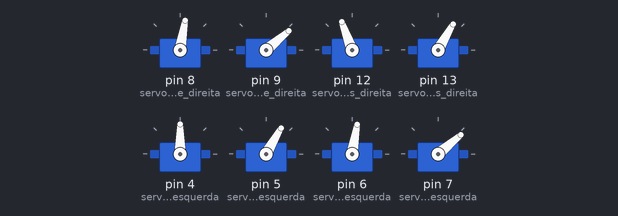
Bench run of a sketch on a simulated Arduino Uno, built with avr-gcc and run on an emulated ATmega328P. Parts: 8 × servo.

Above: at 0.05 s.
At 1.3 s:
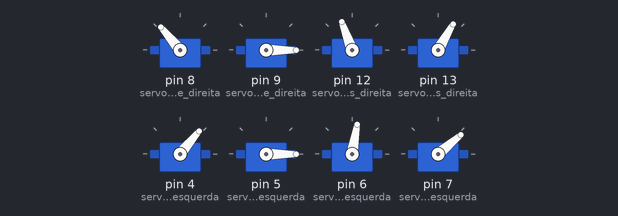
At 1.6 s:
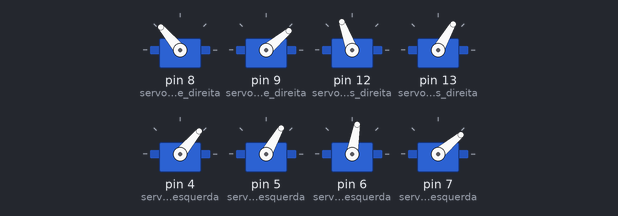
At 1.75 s:
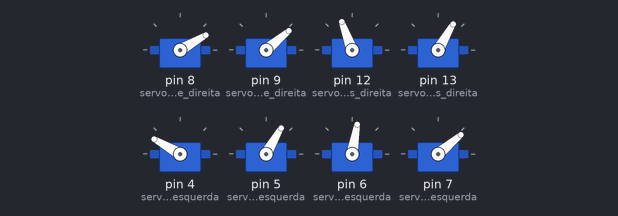
At 1.9 s:
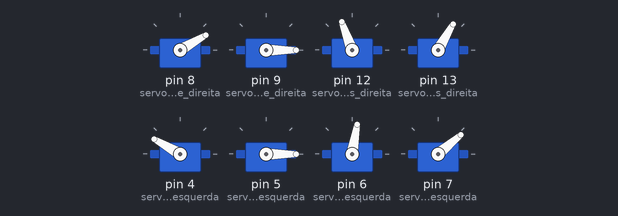
At 2.55 s:
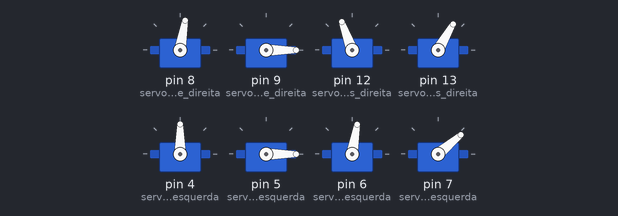
Timing chart, 0 to 6.9 s (numbered marks = the images above):
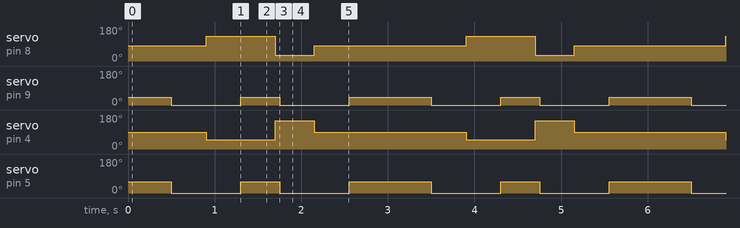

The sketch:

meia-vouta.ino
```cpp
#include <Servo.h>

//definição dos servos
Servo servo_horizontal_frente_direita;
Servo servo_vertical_frente_direita;
Servo servo_horizontal_tras_direita;
Servo servo_vertical_tras_direita;
Servo servo_horizontal_tras_esquerda;
Servo servo_vertical_tras_esquerda;
Servo servo_horizontal_frente_esquerda;
Servo servo_vertical_frente_esquerda;

void setup() {
  //ativação dos servos motores
  servo_horizontal_frente_direita.attach(8);
  servo_vertical_frente_direita.attach(9);
  servo_horizontal_tras_direita.attach(12);
  servo_vertical_tras_direita.attach(13);
  servo_horizontal_tras_esquerda.attach(4);
  servo_vertical_tras_esquerda.attach(5);
  servo_horizontal_frente_esquerda.attach(6);
  servo_vertical_frente_esquerda.attach(7);

  //movimentação para posição inicial de cada servo

  //posições iniciais dos servos 8/9/4/5
  servo_horizontal_frente_direita.write(80);
  servo_vertical_frente_direita.write(40);

  //posições iniciais dos servos 6/7/2/3
  servo_horizontal_tras_direita.write(110);
  servo_vertical_tras_direita.write(60);
  servo_horizontal_tras_esquerda.write(90);
  servo_vertical_tras_esquerda.write(60);
  servo_horizontal_frente_esquerda.write(80);
  servo_vertical_frente_esquerda.write(40);
}

void loop() {

  // par 8 e 9; par 4 e 5
  //servo 8: servo_horizontal_frente_direita
  //servo 4: servo_horizontal_tras_esquerda
  //servo 9: servo_vertical_frente_direita
  //servo 5: servo_vertical_tras_esquerda

  delay(500);
  for (int i = 0; i = 1; i++) {  //levantar servos para girar
    servo_vertical_frente_direita.write(0);
    servo_vertical_tras_esquerda.write(0);
    delay(400);
    servo_horizontal_frente_direita.write(130);
    servo_horizontal_tras_esquerda.write(50);
    delay(400);
    servo_vertical_frente_direita.write(40);
    servo_vertical_tras_esquerda.write(60);
    delay(400);
    servo_horizontal_frente_direita.write(30);
    servo_horizontal_tras_esquerda.write(150);
    delay(50);

    //abaixar servos para posicao inicial
    servo_vertical_frente_direita.write(0);
    servo_vertical_tras_esquerda.write(0);
    delay(400);
    servo_horizontal_frente_direita.write(80);
    servo_horizontal_tras_esquerda.write(90);
    delay(400);
    servo_vertical_frente_direita.write(40);
    servo_vertical_tras_esquerda.write(60);
    delay(400);
    servo_horizontal_frente_direita.write(80);
    servo_horizontal_tras_esquerda.write(90);
    delay(50);

    break;
  }
}
```

Measured:
- by itself, servo on pin 8 (servo_horizontal_frente_direita): repeats every 3.0 s: 30° 0.45 s, 80° 1.8 s, 130° 0.80 s
- by itself, servo on pin 9 (servo_vertical_frente_direita): repeats every 3.0 s: 40° 0.45 s, 0° 0.80 s, 40° 0.95 s, 0° 0.80 s
- by itself, servo on pin 4 (servo_horizontal_tras_esquerda): repeats every 3.0 s: 150° 0.45 s, 90° 1.8 s, 50° 0.80 s
- by itself, servo on pin 5 (servo_vertical_tras_esquerda): repeats every 3.0 s: 60° 0.45 s, 0° 0.80 s, 60° 0.95 s, 0° 0.80 s
